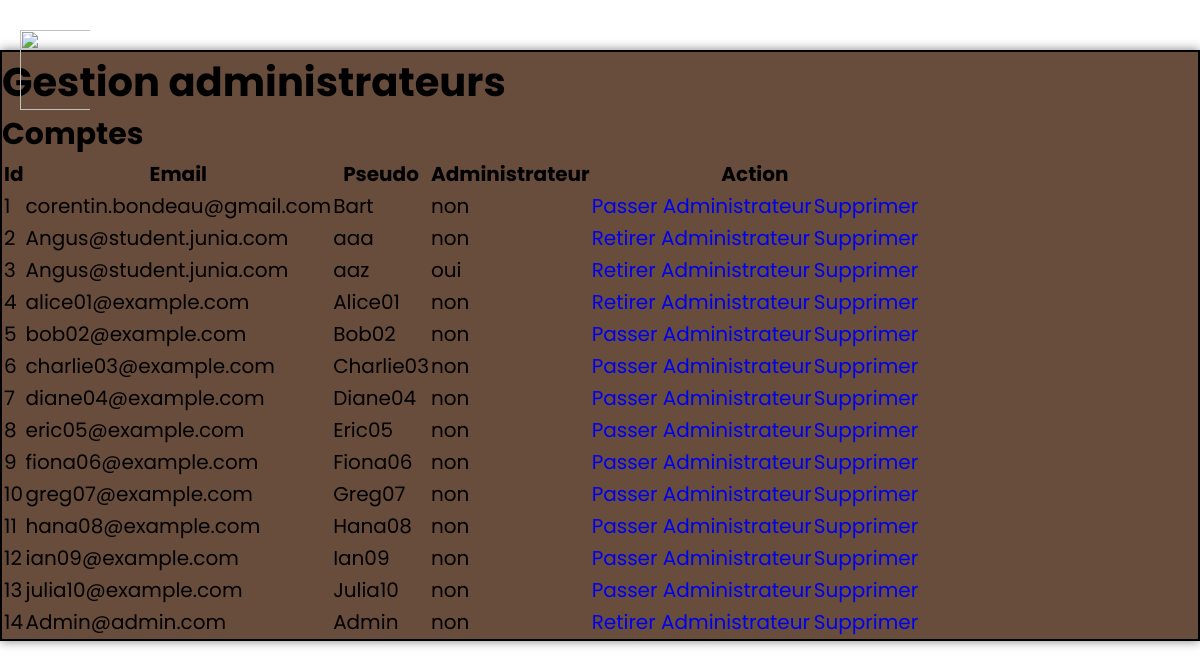
Screenshot of /pages/admin/admin.php (signed in) with the database file from the repository.
### tables this page shows
CREATE TABLE `profil` (
  `Id` int(5) NOT NULL,
  `Pseudo` varchar(15) NOT NULL,
  `Mail` varchar(64) NOT NULL,
  `Mdp` varchar(15) NOT NULL,
  `Admin` int(3) NOT NULL DEFAULT '0',
  `Ami1` int(5) DEFAULT NULL,
  `Ami2` int(5) DEFAULT NULL,
  `Ami3` int(5) DEFAULT NULL,
  `Ami4` int(5) DEFAULT NULL,
  `Ami5` int(5) DEFAULT NULL,
  `Ami6` int(5) DEFAULT NULL,
  `Ami7` int(5) DEFAULT NULL,
  `Ami8` int(5) DEFAULT NULL,
  `Ami9` int(5) DEFAULT NULL,
  `Ami10` int(5) DEFAULT NULL,
  `Tribu` varchar(255) NOT NULL DEFAULT '?',
  `Force` varchar(255) NOT NULL DEFAULT '?',
  `Compagnon` varchar(255) NOT NULL DEFAULT '?',
  `Phrase` varchar(255) NOT NULL DEFAULT '?'
);

### pages/admin/admin.php (the view, shortened to what this page needs)
<!DOCTYPE html>
<html lang="fr">
<head>
    <link rel="stylesheet" href="../../css/style.css">
</head>
<body>
    <?php include '../php/header.php'; ?>
    <?php
    require("../Amis/connexion.php");?>
    <div class="admin">
            <h1>Gestion administrateurs</h1>
            <h2>Comptes</h2>
            <?php
			$reqPrep="SELECT Id, Mail, Pseudo, Admin FROM profil";
			$req = $conn->prepare($reqPrep);
            $req->execute();
			$resultat = $req->fetchAll(PDO::FETCH_ASSOC);
			echo "<table>
			<tr>
			<th>Id</th>
			<th>Email</th>
			<th>Pseudo</th>
			<th>Administrateur</th>
			<th colspan=2>Action</th>
			</tr>";
			$id = 0;
			$nb = 0;
			foreach ($resultat as $ligne){
				echo "<tr>";
				foreach ($ligne as $element => $valeur){
                    if($element == "Admin"){
                        if($valeur == 1)
                        echo "<td>oui</td>";
                    else echo "<td>non</td>";
                    }
					else echo "<td>$valeur</td>";
					if($nb == 0){
						$id = $valeur;
					}
					$nb++;
				}
				$nb = 0;
				if($valeur == 0 )
                    echo "<td><a href='modifier.php?identifiant=$id&admin=non'>Passer Administrateur</a></td>";
                else
                    echo "<td><a href='modifier.php?identifiant=$id&admin=oui'>Retirer Administrateur</a></td>";
				echo "<td><a href='supprimer.php?identifiant=$id&type=user'>Supprimer</a></td>";
				echo "</tr>";
			}
			echo "</table>";
			$conn= NULL;	?>
    </div>
</body>
</html>

### pages/php/header.php (shortened to what this page needs)
<!DOCTYPE html>
<html lang="fr">
<head>
    <link rel="stylesheet" href="../../css/header.css">
</head>
<body>
<nav class="navbar">
    <img src="../../img/menu-btn.png" class="menu-hamburger" >
</nav>
  <header>
</header>
</body>
</html>

### css/style.css (style rules this page uses)
* { margin: 0; padding: 0; text-decoration: none; list-style: none; }
body { height: 100%; overflow-x: hidden; background-image: url(../ChatGPT\ Image\ 14\ mai\ 2025\,\ 15_45_54.png); font-family: 'Poppins', sans-serif; font-size: 3em; background-repeat: no-repeat; background-size:cover; align-items: center; justify-content: center; display: block; }
header { height: 5vh; width: 100vw; }
@media (max-width: 1200px) { body { font-size: 2.5em; } }
.admin { border: 2px solid rgb(0, 0, 0); box-shadow: 0 0 10px rgba(0, 0, 0, 0.5); margin: 5% auto; background-color: rgba(88, 57, 39, 0.9); backdrop-filter: blur(8px); background-size: cover; height: auto; font-size: 0.5em; margin-top: 10px; }

### css/header.css (style rules this page uses)
* { margin: 0; padding: 0; box-sizing: border-box; }
body { font-family: 'Poppins', sans-serif; }
.navbar .menu-hamburger { width: 80px; height: 80px; left: 10px; top: 30px; padding-left: 10px; position: absolute; display: block; z-index: -1; }
.navbar { position: fixed; top: 0; left: 0; width: 100%; height: 60px; display: flex; align-items: center; padding: 0 20px; z-index: 1000; }

### rows the page displays
profil: Id "1", Mail "corentin.bondeau@gmail.com", Pseudo "Bart", Admin "non"
profil: Id "2", Mail "Angus@student.junia.com", Pseudo "aaa", Admin "non"
profil: Id "3", Mail "Angus@student.junia.com", Pseudo "aaz", Admin "oui"
profil: Id "4", Mail "alice01@example.com", Pseudo "Alice01", Admin "non"
profil: Id "5", Mail "bob02@example.com", Pseudo "Bob02", Admin "non"
profil: Id "6", Mail "charlie03@example.com", Pseudo "Charlie03", Admin "non"
profil: Id "7", Mail "diane04@example.com", Pseudo "Diane04", Admin "non"
profil: Id "8", Mail "eric05@example.com", Pseudo "Eric05", Admin "non"
profil: Id "9", Mail "fiona06@example.com", Pseudo "Fiona06", Admin "non"
profil: Id "10", Mail "greg07@example.com", Pseudo "Greg07", Admin "non"
profil: Id "11", Mail "hana08@example.com", Pseudo "Hana08", Admin "non"
profil: Id "12", Mail "ian09@example.com", Pseudo "Ian09", Admin "non"
profil: Id "13", Mail "julia10@example.com", Pseudo "Julia10", Admin "non"
profil: Id "14", Mail "Admin@admin.com", Pseudo "Admin", Admin "non"
